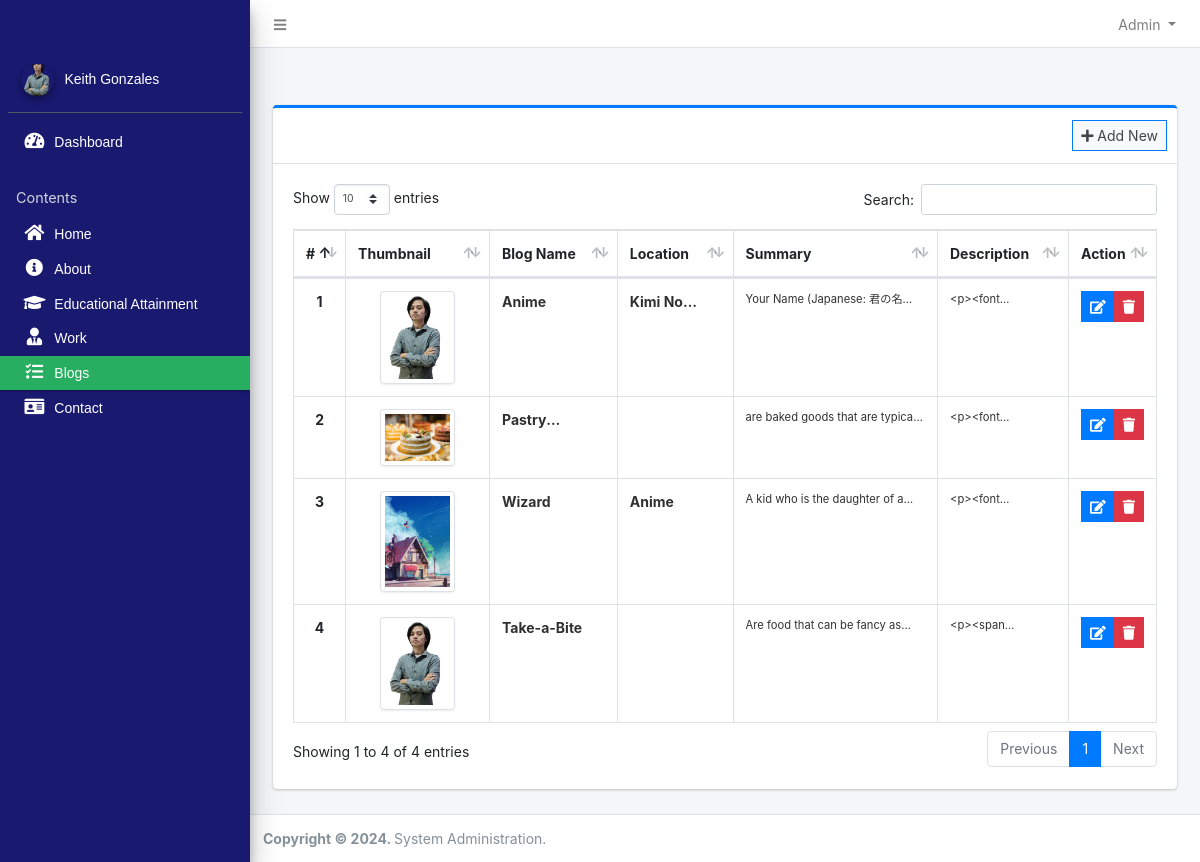
The page /admin/?page=project (signed in) on the database its author committed.
### tables this page shows
CREATE TABLE `project` (
  `id` int(30) NOT NULL,
  `name` text DEFAULT NULL,
  `summary` text DEFAULT NULL,
  `description` text DEFAULT NULL,
  `banner` text DEFAULT NULL,
  `client` text DEFAULT NULL
);

### classes/DBConnection.php (called while the page is built, shortened)
<?php
class DBConnection
{
    private $host = DB_SERVER;
    private $username = DB_USERNAME;
    private $password = DB_PASSWORD;
    private $database = DB_NAME;
    public $conn;
    public function __construct()
    {
        if (!isset($this->conn)) {
            $this->conn = new mysqli($this->host, $this->username, $this->password, $this->database);
        }
    }
}
?>

### classes/SystemSettings.php (called while the page is built, shortened)
<?php
class SystemSettings extends DBConnection{
	function userdata($field = ''){
		if(!empty($field)){
			if(isset($_SESSION['userdata'][$field]))
				return $_SESSION['userdata'][$field];
			else
				return null;
		}else{
			return false;
		}
	}
}
$_settings = new SystemSettings();
?>

### config.php (called while the page is built, shortened)
<?php
require_once('classes/DBConnection.php');
require_once('classes/SystemSettings.php');
function validate_image($file)
{
    if (!empty($file)) {
        if (is_file(base_app . $file)) {
            return base_url . $file;
        } else {
            return base_url . 'dist/img/homepic.png';
        }
    } else {
        return base_url . 'dist/img/homepic.png';
    }
}
?>

### admin/project/index.php (the view, shortened to what this page needs)
<div class="col-lg-12">
	<div class="card card-outline card-primary">
		<div class="card-header">
			<div class="card-tools">
				<a class="btn btn-block btn-sm btn-default btn-flat border-primary new_project"
					href="javascript:void(0)"><i class="fa fa-plus"></i> Add New</a>
			</div>
		</div>
		<div class="card-body">
			<table class="table tabe-hover table-bordered table-compact" id="list">
				<colgroup>
					<col width="5%">
					<col width="20%">
					<col width="20%">
					<col width="15%">
					<col width="35%">
					<col width="15%">
				</colgroup>
				<thead>
					<tr>
						<th class="text-center">#</th>
						<th>Thumbnail </th>
						<th>Blog Name</th>
						<th>Location</th>
						<th>Summary</th>
						<th>Description</th>
						<th>Action</th>
					</tr>
				</thead>
				<tbody>
					<?php
					$i = 1;
					$qry = $conn->query("SELECT * FROM `project` order by RAND() ");
					while ($row = $qry->fetch_assoc()):
						?>
						<tr>
							<th class="text-center">
								<?php echo $i++ ?>
							</th>
							<td>
								<center><img src="<?php echo validate_image($row['banner']) ?>"
										class="banner-img img-thumbnail" alt=""></center>
							</td>
							<td><b class="truncate-1">
									<?php echo ucwords($row['name']) ?>
								</b></td>
							<td><b class="truncate-1">
									<?php echo ucwords($row['client']) ?>
								</b></td>
							<td><small class="truncate-1">
									<?php echo $row['summary'] ?>
								</small></td>
							<td><small class="truncate-1">
								</small></td>
							<td class="text-center">
								<div class="btn-group">
									<a href="javascript:void(0)" data-id='<?php echo $row['id'] ?>'
										class="btn btn-primary btn-flat btn-sm manage_project">
										<i class="fas fa-edit"></i>
									</a>
									<button type="button" class="btn btn-danger btn-sm btn-flat delete_project"
										data-id="<?php echo $row['id'] ?>">
										<i class="fas fa-trash"></i>
									</button>
								</div>
							</td>
						</tr>
					<?php endwhile; ?>
				</tbody>
			</table>
		</div>
	</div>
</div>

### admin/index.php (shortened to what this page needs)
<?php require_once('../config.php'); ?>
 <!DOCTYPE html>
<html lang="en" class="" style="height: auto;">
<?php require_once('inc/header.php') ?>
  <body class="layout-fixed layout-footer-fixed text-sm sidebar-mini control-sidebar-slide-open layout-navbar-fixed " data-new-gr-c-s-check-loaded="14.991.0" data-gr-ext-installed="" style="height: auto;">
    <div class="wrapper">
     <?php require_once('inc/topBarNav.php') ?>
     <?php require_once('inc/navigation.php') ?>
     <?php $page = isset($_GET['page']) ? $_GET['page'] : 'home';  ?>
      <div class="content-wrapper" style="min-height: 567.854px;">
        <div class="content-header">
          <div class="container-fluid">
            <div class="row mb-2">
              <div class="col-sm-6">
                <h1 class="m-0"><?php echo ucwords(str_replace("_", " ",$page)) ?></h1>
              </div>
            </div>
          </div>
        </div>
        <section class="content">
          <div class="container-fluid">
            <?php
              if(!file_exists($page.".php") && !is_dir($page)){
                  include '404.html';
              }else{
                if(is_dir($page))
                  include $page.'/index.php';
                else
                  include $page.'.php';
              }
            ?>
          </div>
        </section>
      </div>
      <?php require_once('inc/footer.php') ?>
  </body>
</html>

### admin/inc/header.php (shortened to what this page needs)
<head>
  <link rel="stylesheet" href="<?php echo base_url ?>plugins/fontawesome-free/css/all.min.css">
  <link rel="stylesheet"
    href="<?php echo base_url ?>plugins/tempusdominus-bootstrap-4/css/tempusdominus-bootstrap-4.min.css">
  <link rel="stylesheet" href="<?php echo base_url ?>plugins/datatables-bs4/css/dataTables.bootstrap4.min.css">
  <link rel="stylesheet" href="<?php echo base_url ?>plugins/datatables-responsive/css/responsive.bootstrap4.min.css">
  <link rel="stylesheet" href="<?php echo base_url ?>plugins/datatables-buttons/css/buttons.bootstrap4.min.css">
  <link rel="stylesheet" href="<?php echo base_url ?>plugins/select2/css/select2.min.css">
  <link rel="stylesheet" href="<?php echo base_url ?>plugins/select2-bootstrap4-theme/select2-bootstrap4.min.css">
  <link rel="stylesheet" href="<?php echo base_url ?>plugins/icheck-bootstrap/icheck-bootstrap.min.css">
  <link rel="stylesheet" href="<?php echo base_url ?>plugins/jqvmap/jqvmap.min.css">
  <link rel="stylesheet" href="<?php echo base_url ?>dist/css/adminlte.css">
  <link rel="stylesheet" href="<?php echo base_url ?>dist/css/custom.css">
  <link rel="stylesheet" href="<?php echo base_url ?>plugins/overlayScrollbars/css/OverlayScrollbars.min.css">
  <link rel="stylesheet" href="<?php echo base_url ?>plugins/daterangepicker/daterangepicker.css">
  <link rel="stylesheet" href="<?php echo base_url ?>plugins/summernote/summernote-bs4.min.css">
  <link rel="stylesheet" href="<?php echo base_url ?>plugins/sweetalert2-theme-bootstrap-4/bootstrap-4.min.css">
</head>

### admin/inc/topBarNav.php (shortened to what this page needs)
<nav class="main-header navbar navbar-expand navbar-white navbar-light text-sm">
  <ul class="navbar-nav mr-auto">
    <li class="nav-item">
      <a class="nav-link" data-widget="pushmenu" href="#" role="button"><i class="fas fa-bars"></i></a>
    </li>
  </ul>
  <ul class="navbar-nav ml-auto">
    <li class="nav-item dropdown">
      <a class="nav-link dropdown-toggle" href="#" id="logoutDropdown" role="button" data-toggle="dropdown"
        aria-haspopup="true" aria-expanded="false">
        Admin
      </a>
    </li>
  </ul>
</nav>

### admin/inc/navigation.php (shortened to what this page needs)
<aside style="background-color: #191970;;" class="main-sidebar sidebar-dark-primary elevation-4">
  <div
    class="sidebar os-host os-theme-light os-host-overflow os-host-overflow-y os-host-resize-disabled os-host-transition os-host-scrollbar-horizontal-hidden">
    <div class="os-content-glue" style="margin: 0px -8px; width: 249px; height: 646px;"></div>
    <div class="os-padding">
      <div class="os-viewport os-viewport-native-scrollbars-invisible" style="overflow-y: scroll;">
        <div class="os-content" style="padding: 0px 8px; height: 100%; width: 100%;">
          <div class="user-panel mt-3 pb-3 mb-3 d-flex">
            <div class="image">
              <img src="<?php echo validate_image($_settings->userdata('avatar')) ?>" class="img-circle elevation-2"
                alt="User Image" style="height: 2rem;object-fit: cover">
            </div>
            <div class="info">
              <a style="color: white;font-family: Verdana, sans-serif;" href="<?php echo base_url ?>admin/?page=user"
                class="d-block"><?php echo ucwords($_settings->userdata('firstname') . ' ' . $_settings->userdata('lastname')) ?></a>
            </div>
          </div>
          <nav class="mt-2">
            <ul class="nav nav-pills nav-sidebar flex-column nav-flat" data-widget="treeview" role="menu"
              data-accordion="false">
              <li class="nav-item dropdown">
                <a style="color: white;" href="./" class="nav-link nav-home">
                  <i class="nav-icon fas fa-tachometer-alt"></i>
                  <p style="font-family: Verdana, sans-serif;">
                    Dashboard
                  </p>
                </a>
              </li>
              <li class="nav-header">Contents</li>
              <li class="nav-item dropdown" style="">
                <a style="color: white;" href="<?php echo base_url ?>admin/?page=system_info "
                  class="nav-link nav-system_info">
                  <i class="nav-icon fas fa-home"></i>
                  <p style="font-family: Verdana, sans-serif;">Home</p>
                </a>
              </li>
              <li class="nav-item dropdown">
                <a style="color: white;" href="<?php echo base_url ?>admin/?page=about" class="nav-link nav-about">
                  <i class="nav-icon fas fa-info-circle"></i>
                  <p style="font-family: Verdana, sans-serif;">
                    About
                  </p>
                </a>
              </li>
              <li class="nav-item dropdown">
                <a style="color: white;" href="<?php echo base_url ?>admin/?page=education"
                  class="nav-link nav-education">
                  <i class="nav-icon fas fa-graduation-cap"></i>
                  <p style="font-family: Verdana, sans-serif;">
                    Educational Attainment
                  </p>
                </a>
              </li>
              <li class="nav-item dropdown">
                <a style="color: white;" href="<?php echo base_url ?>admin/?page=work" class="nav-link nav-work">
                  <i class="nav-icon fas fa-user-tie"></i>
                  <p style="font-family: Verdana, sans-serif;">
                    Work
                  </p>
                </a>
              </li>
              <li class="nav-item dropdown">
                <a style="color: white;" href="<?php echo base_url ?>admin/?page=project" class="nav-link nav-project">
                  <i class="nav-icon fas fa-tasks"></i>
                  <p style="font-family: Verdana, sans-serif;">
                    Blogs
                  </p>
                </a>
              </li>
              <li class="nav-item dropdown">
                <a style="color: white;" href="<?php echo base_url ?>admin/?page=contact" class="nav-link nav-contact">
                  <i class="nav-icon fas fa-id-card"></i>
                  <p style="font-family: Verdana, sans-serif;">
                    Contact
                  </p>
                </a>
              </li>
            </ul>
          </nav>
        </div>
      </div>
    </div>
  </div>
</aside>

### admin/inc/footer.php (shortened to what this page needs)
<footer class="main-footer text-sm">
  <strong>Copyright ©
    <?php echo date('Y') ?>.
  </strong>
  System Administration.
</footer>
</div>

### admin/project/index.php (style rules this page uses)
.banner-img { width: 75px; object-fit: contain; }
.sidebar-dark-primary .nav-sidebar>.nav-item>.nav-link.active, .sidebar-light-primary .nav-sidebar>.nav-item>.nav-link.active { background-color: #27ae60; color: #fff; }
.text-sm .content-header h1 { font-size: 1.5rem; color: transparent; }

### rows shown on the page
project: name "Anime", client "Kimi…", summary "Your Name…"
project: banner (picture), summary "are baked goods that are…"
project: banner (picture), name "Wizard", client "Anime", summary "A kid who is the daughter of…"
project: name "Take-a-Bite", summary "Are food that can be fancy…"
